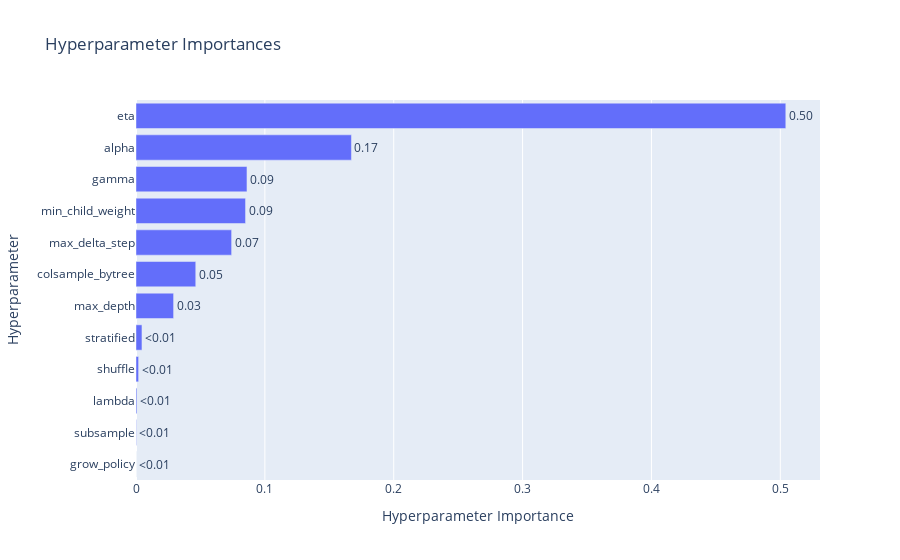

Notebook code for this chart:
### Code cell
optuna.visualization.plot_param_importances(study)

### Figure 1 — Plotly figure (JSON) as saved in the notebook; plotly's stock layout.template omitted (floating-point values rounded to 4 significant figures)
{"data": [{"cliponaxis": false, "hovertemplate": ["grow_policy (CategoricalDistribution): 2.0571727005878902e-05<extra></extra>", "subsample (FloatDistribution): 0.0002934581697358128<extra></extra>", "lambda (FloatDistribution): 0.0007242234492161598<extra></extra>", "shuffle (CategoricalDistribution): 0.002018014992097915<extra></extra>", "stratified (CategoricalDistribution): 0.004624833157614521<extra></extra>", "max_depth (IntDistribution): 0.029171244607260945<extra></extra>", "colsample_bytree (FloatDistribution): 0.04637715307479983<extra></extra>", "max_delta_step (IntDistribution): 0.07420470956203581<extra></extra>", "min_child_weight (IntDistribution): 0.08500292293904059<extra></extra>", "gamma (FloatDistribution): 0.08611598911010475<extra></extra>", "alpha (FloatDistribution): 0.16718684454056798<extra></extra>", "eta (FloatDistribution): 0.5042600346705198<extra></extra>"], "name": "Objective Value", "orientation": "h", "text": ["<0.01", "<0.01", "<0.01", "<0.01", "<0.01", "0.03", "0.05", "0.07", "0.09", "0.09", "0.17", "0.50"], "textposition": "outside", "x": [2.057e-05, 0.0002935, 0.0007242, 0.002018, 0.004625, 0.02917, 0.04638, 0.0742, 0.085, 0.08612, 0.1672, 0.5043], "y": ["grow_policy", "subsample", "lambda", "shuffle", "stratified", "max_depth", "colsample_bytree", "max_delta_step", "min_child_weight", "gamma", "alpha", "eta"], "type": "bar"}], "layout": {"title": {"text": "Hyperparameter Importances"}, "xaxis": {"title": {"text": "Hyperparameter Importance"}}, "yaxis": {"title": {"text": "Hyperparameter"}}}}
